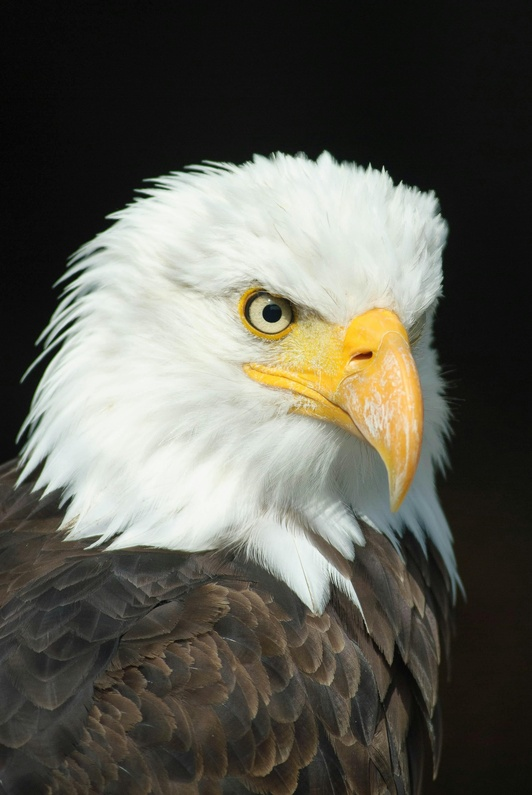
#> input picture Lab Manual/Experiment - 8/Image_1.jpg, 532 x 795 px, shrunk from 2273 x 3396 before the run
$ jupyter execute Histogram.ipynb
#> lines starting #> are read from the running program, lines starting #| are printed output that depends on the picture
[cell 1]
import cv2
import matplotlib.pyplot as plt

[cell 2]
# Load the image
image_path = './Image_1.jpg' # Replace with the path to your image
image = cv2.imread(image_path, cv2.IMREAD_GRAYSCALE)
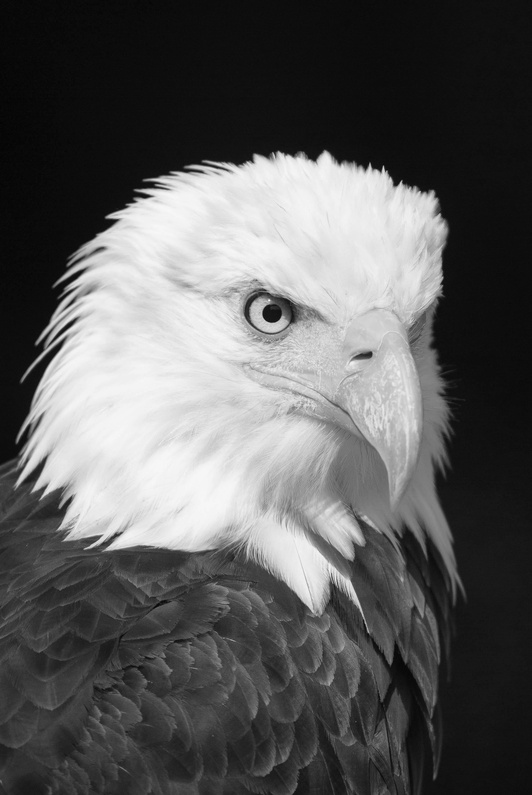
#> image: shape (795, 532); min 3, max 251, mean 92.2
# Calculate the histogram
histogram = cv2.calcHist([image], [0], None, [256], [0, 256])
#> histogram = 256 values, max 26032 at index 13, min 0 at index 0, mean 1652.1
# Plot the histogram
plt.figure(figsize=(8, 6))
plt.title('Histogram')
plt.xlabel('Pixel Value')
plt.ylabel('Frequency')
plt.plot(histogram)
plt.xlim([0, 256])
plt.grid(True)
plt.show()
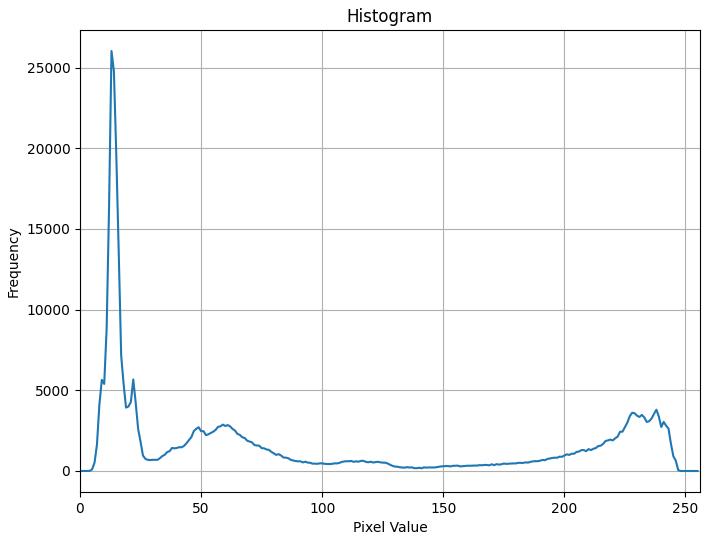
#> figure drawn by matplotlib, 1 panel; curve peaks at x = 13, y = 26032
# Perform histogram equalization
equalized_image = cv2.equalizeHist(image)
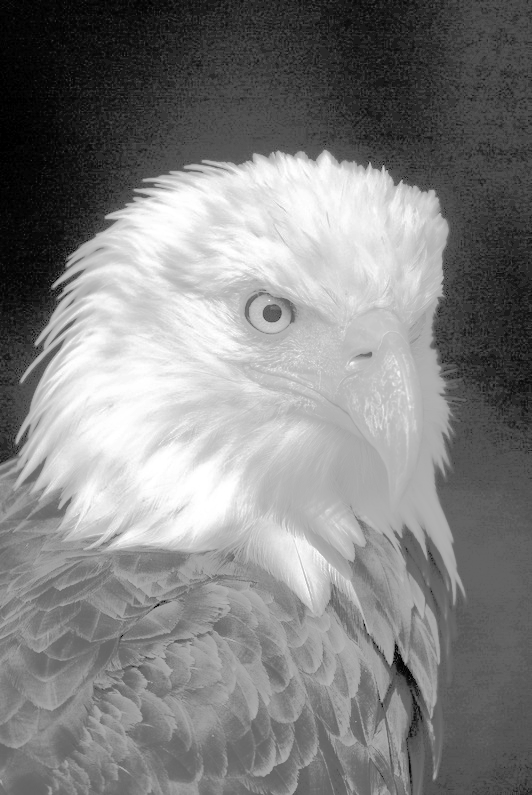
#> equalized_image: shape (795, 532); min 0, max 255, mean 129.6
# Display the original and equalized images
plt.figure(figsize=(10, 5))
plt.subplot(1, 2, 1)
plt.title('Original Image')
plt.imshow(image, cmap='gray')
plt.axis('off')
plt.subplot(1, 2, 2)
plt.title('Equalized Image')
plt.imshow(equalized_image, cmap='gray')
plt.axis('off')
# Calculate the histogram
histogram = cv2.calcHist([equalized_image], [0], None, [256], [0, 256])
#> histogram = 256 values, max 26032 at index 41, min 0 at index 2, mean 1652.1
# Plot the histogram
plt.figure(figsize=(8, 6))
plt.title('Histogram')
plt.xlabel('Pixel Value')
plt.ylabel('Frequency')
plt.plot(histogram)
plt.xlim([0, 256])
plt.grid(True)
plt.show()
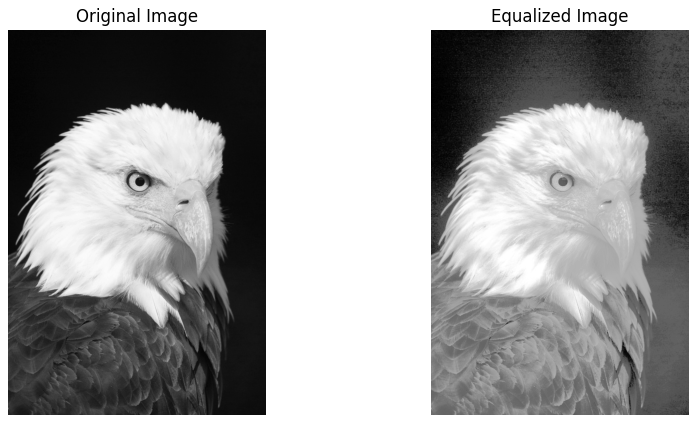
#> figure drawn by matplotlib, 2 panels
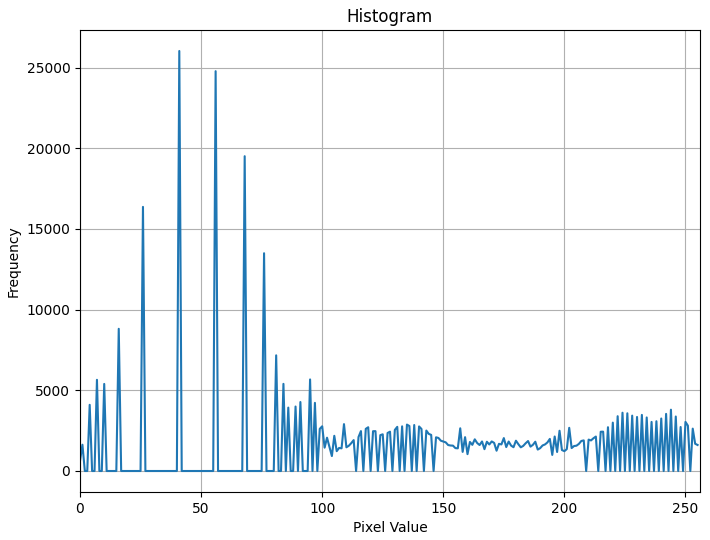
#> figure drawn by matplotlib, 1 panel; curve peaks at x = 41, y = 26032
plt.tight_layout()
plt.show()

[cell 3]
# Load the image
image_path = "./Image_2.jpg"  # Replace with the path to your image
image = cv2.imread(image_path, cv2.IMREAD_GRAYSCALE)
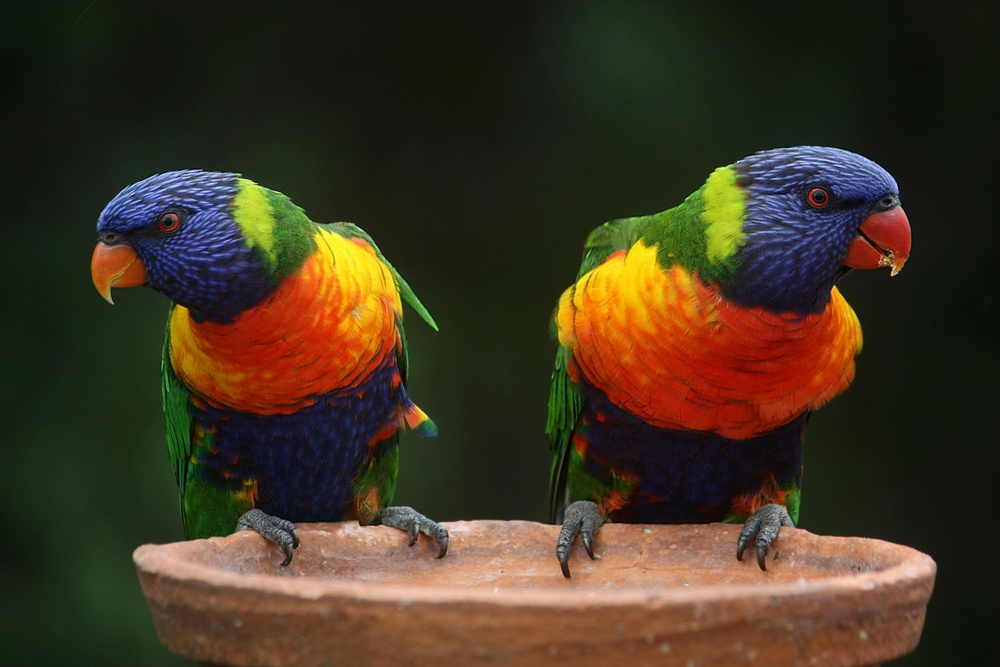
#> input picture Lab Manual/Experiment - 8/Image_2.jpg, 1000 x 667 px, shrunk from 4272 x 2848 before the run
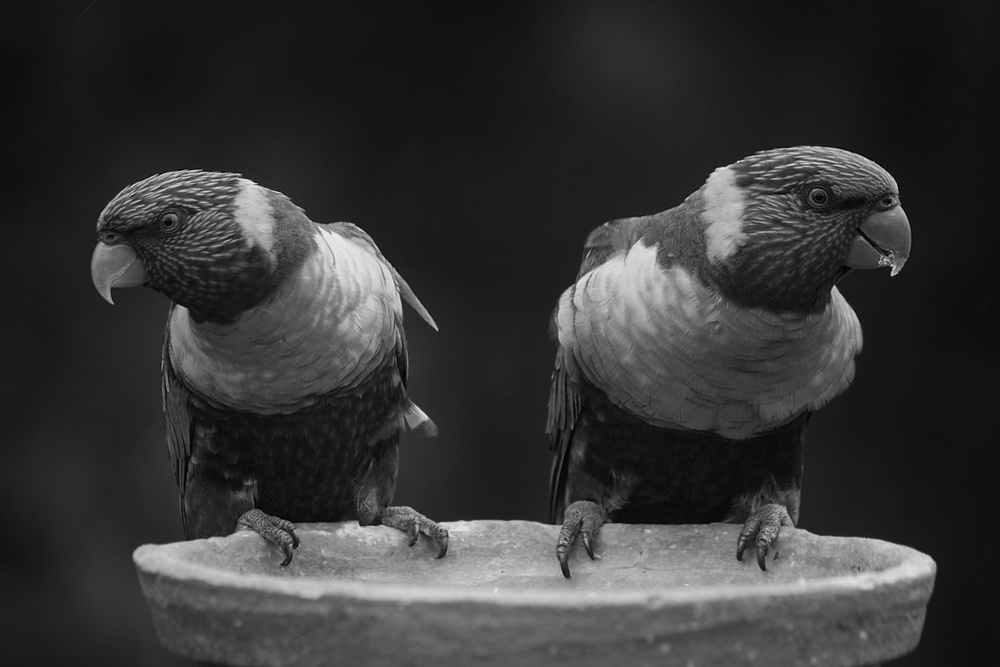
#> image: shape (667, 1000); min 0, max 242, mean 54.1
# Calculate the histogram
histogram = cv2.calcHist([image], [0], None, [256], [0, 256])
#> histogram = 256 values, max 25726 at index 21, min 0 at index 238, mean 2605.5
# Plot the histogram
plt.figure(figsize=(8, 6))
plt.title("Histogram")
plt.xlabel("Pixel Value")
plt.ylabel("Frequency")
plt.plot(histogram)
plt.xlim([0, 256])
plt.grid(True)
plt.show()
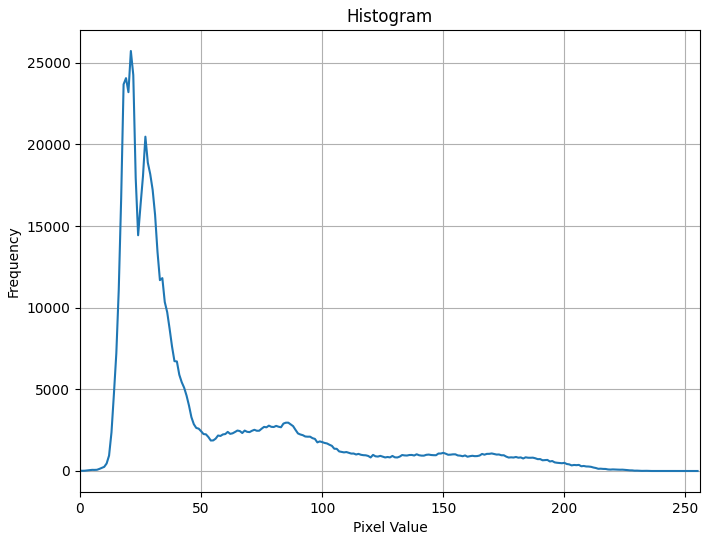
#> figure drawn by matplotlib, 1 panel; curve peaks at x = 21, y = 25726
# Perform histogram equalization
equalized_image = cv2.equalizeHist(image)
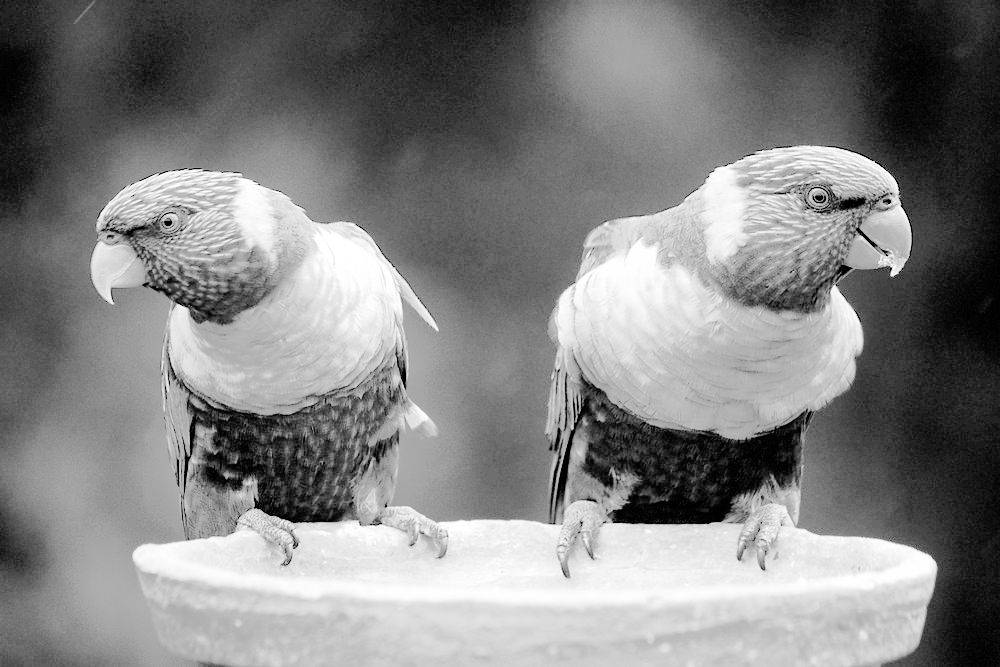
#> equalized_image: shape (667, 1000); min 0, max 255, mean 129.7
# Display the original and equalized images
plt.figure(figsize=(10, 5))
plt.subplot(1, 2, 1)
plt.title("Original Image")
plt.imshow(image, cmap="gray")
plt.axis("off")
plt.subplot(1, 2, 2)
plt.title("Equalized Image")
plt.imshow(equalized_image, cmap="gray")
plt.axis("off")
# Calculate the histogram
histogram = cv2.calcHist([equalized_image], [0], None, [256], [0, 256])
#> histogram = 256 values, max 25726 at index 54, min 0 at index 3, mean 2605.5
# Plot the histogram
plt.figure(figsize=(8, 6))
plt.title("Histogram")
plt.xlabel("Pixel Value")
plt.ylabel("Frequency")
plt.plot(histogram)
plt.xlim([0, 256])
plt.grid(True)
plt.show()
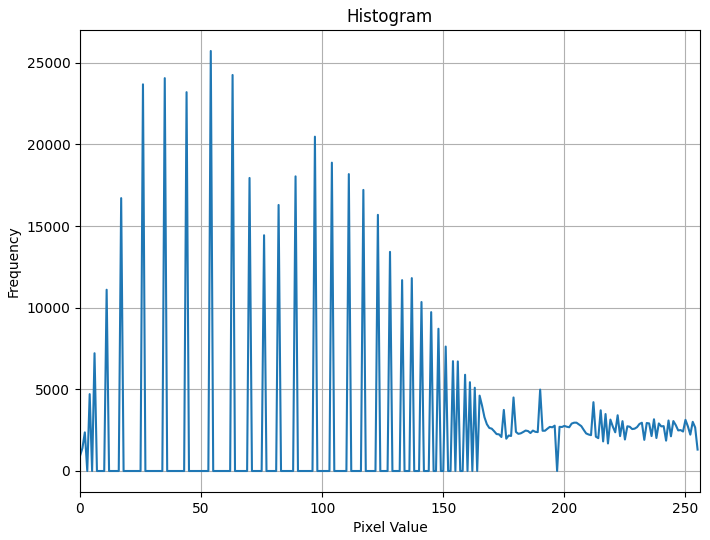
#> figure drawn by matplotlib, 1 panel; curve peaks at x = 54, y = 25726
plt.tight_layout()
plt.show()
